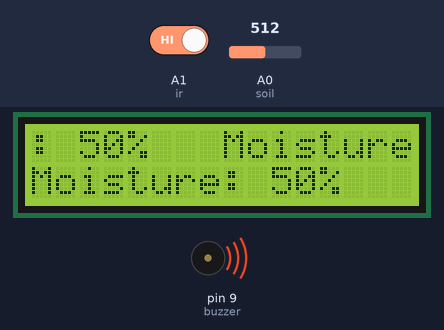
The sketch below on a simulated Arduino Uno, built with avr-gcc and run on an emulated ATmega328P. On the bench: 16×2 character LCD, buzzer (waves = sounding, pin HIGH). The inputs (shaded band) are chosen by the test bench; at power-on: A0 (soil) = 512, A1 (ir) HIGH.

Above: at 1.2 s.
1.3 s: A0 (soil) set to 12
At 2.5 s:
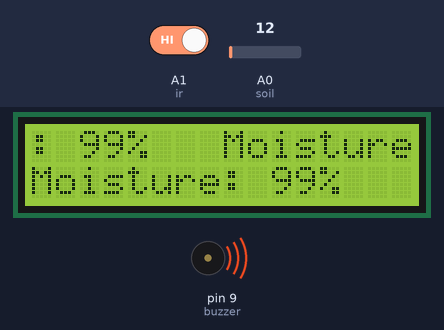
2.8 s: A0 (soil) set to 9
At 2.99 s:
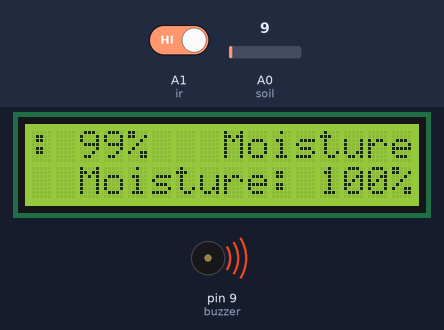
5.2 s: A0 (soil) set to 1023
At 5.41 s:
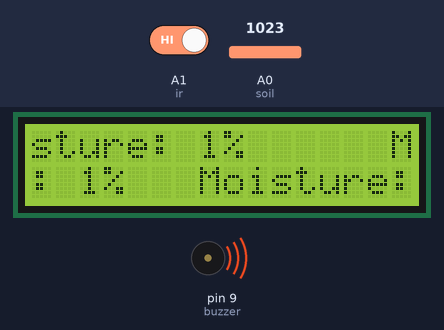
7.6 s: A0 (soil) set to 939
At 7.87 s:
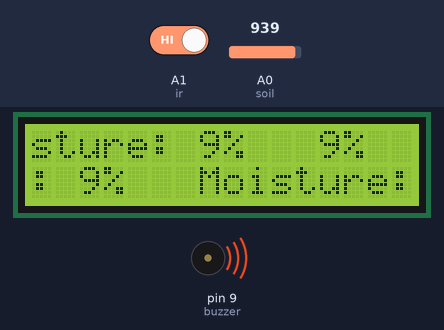
10.6 s: A0 (soil) set to 918
At 11.8 s:
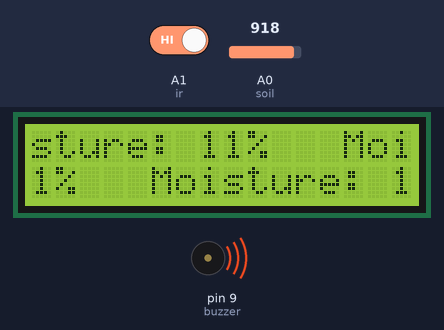
12.1 s: A1 (ir) driven LOW
At 12.5 s:
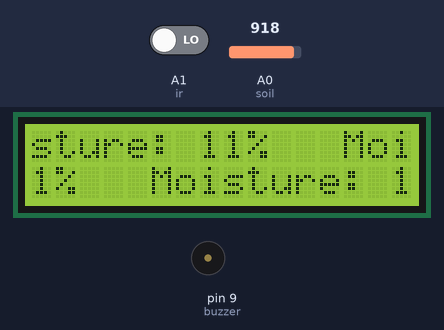
Timing chart, 0 to 14.6 s (numbered marks = the images above; inputs shaded):
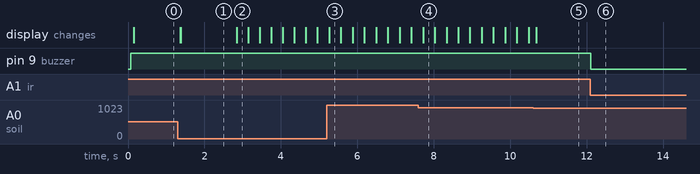

Measured:
- the behaviour switches between 11 and 10 on A0 (soil) (found by bisection; images 1 and 2)
- the behaviour switches between 932 and 931 on A0 (soil) (found by bisection; images 4 and 5)
- after the input at 1.3 s, the display: first changes after 0.07 s (image 1 shows a later state)
- after the input at 2.8 s, the display: changes after 0.05 s (image 2)
- after the input at 5.2 s, the display: changes after 0.06 s (image 3)
- after the input at 10.6 s, the display: changes after 0.08 s (image 5)
- after the input at 12.1 s, pin 9 (buzzer): HIGH → LOW at once

The sketch:

soilMoisture.ino
```cpp
#include <LiquidCrystal_I2C.h>

const int soil = A0;
const int ir = A1;
const int buzzer = 9;
LiquidCrystal_I2C lcd(0x27, 16, 2);

void setup() {
  pinMode(buzzer, OUTPUT);
  lcd.init();
  lcd.backlight();
  lcd.clear();
  lcd.setCursor(0, 0);
  lcd.print("Welcome!!");
  lcd.setCursor(0, 1);
}

void loop() {
  bool isIrOn = digitalRead(ir);
  int moisture = map(analogRead(soil), 0, 1024, 100, 0);
  digitalWrite(buzzer, isIrOn || moisture > 40);
  lcd.print("Moisture: " + String(moisture) + "%   ");
}
```
